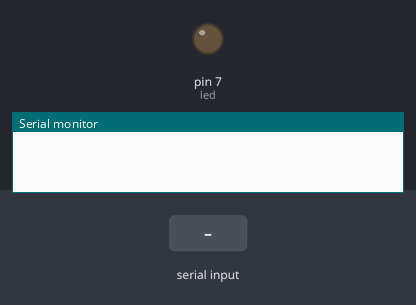
Bench run of a sketch on a simulated Arduino Uno, built with avr-gcc and run on an emulated ATmega328P. Shown: output pins drawn as LEDs (lit = HIGH), the last lines printed to the serial monitor. Inputs (shaded band) come from the test bench.

Above: at 1.2 s.
1.3 s: "R" received over Serial
At 2.1 s:
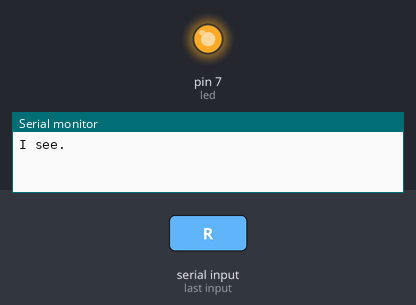
Timing chart, 0 to 4.3 s (numbered marks = the images above; inputs shaded):
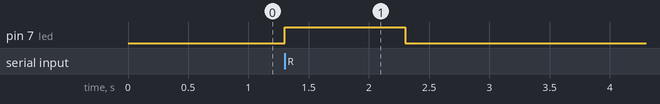

Measured:
- after the input at 1.3 s, pin 7 (led): LOW → HIGH at once, → LOW 1.0 s later

The sketch:

LEDtest2.ino.ino
```cpp
int led = 7;
int in;
void setup() {
  // put your setup code here, to run once:
  pinMode(led,OUTPUT);
  Serial.begin(9600);
}

void loop() {
  // put your main code here, to run repeatedly:

  in=Serial.read();
  if(in=='R'){
    Serial.println("I see.");
    digitalWrite(led,true);
    delay(1000);
    digitalWrite(led,false);
    delay(1000);
    in=0;
  }
}
```
